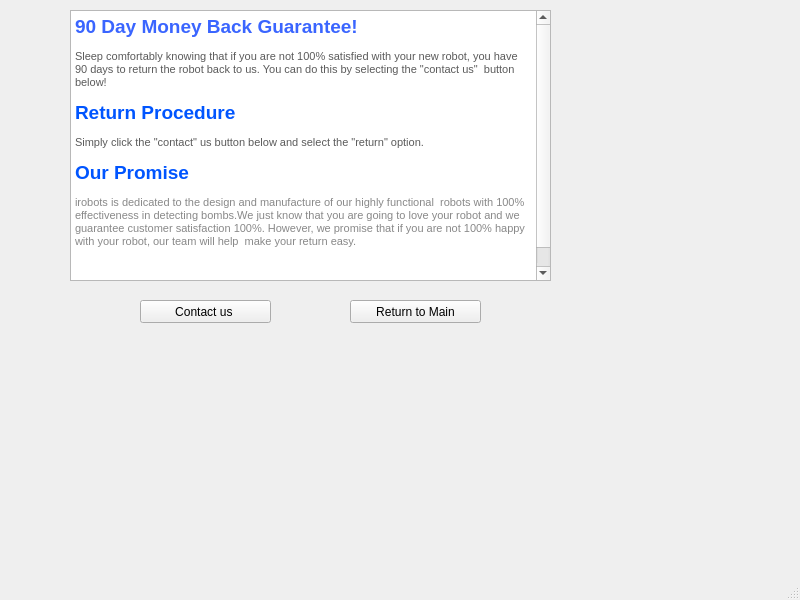
<?xml version="1.0" encoding="UTF-8"?>
<ui version="4.0">
 <class>MainWindow</class>
 <widget class="QMainWindow" name="MainWindow">
  <property name="geometry">
   <rect>
    <x>0</x>
    <y>0</y>
    <width>800</width>
    <height>600</height>
   </rect>
  </property>
  <property name="windowTitle">
   <string>MainWindow</string>
  </property>
  <widget class="QWidget" name="centralwidget">
   <widget class="QTextEdit" name="MoneyBackG">
    <property name="geometry">
     <rect>
      <x>70</x>
      <y>10</y>
      <width>481</width>
      <height>271</height>
     </rect>
    </property>
    <property name="html">
     <string>&lt;!DOCTYPE HTML PUBLIC &quot;-//W3C//DTD HTML 4.0//EN&quot; &quot;http://www.w3.org/TR/REC-html40/strict.dtd&quot;&gt;
&lt;html&gt;&lt;head&gt;&lt;meta name=&quot;qrichtext&quot; content=&quot;1&quot; /&gt;&lt;style type=&quot;text/css&quot;&gt;
p, li { white-space: pre-wrap; }
&lt;/style&gt;&lt;/head&gt;&lt;body style=&quot; font-family:'MS Shell Dlg 2'; font-size:8.25pt; font-weight:400; font-style:normal;&quot;&gt;
&lt;p style=&quot; margin-top:12px; margin-bottom:12px; margin-left:0px; margin-right:0px; -qt-block-indent:0; text-indent:0px;&quot;&gt;&lt;span style=&quot; font-size:14pt; font-weight:600; color:#3a65ff;&quot;&gt;90 Day Money Back Guarantee! &lt;/span&gt;&lt;/p&gt;
&lt;p style=&quot; margin-top:12px; margin-bottom:12px; margin-left:0px; margin-right:0px; -qt-block-indent:0; text-indent:0px;&quot;&gt;&lt;span style=&quot; color:#5a5a5a;&quot;&gt;Sleep comfortably knowing that if you are not 100% satisfied with your new robot, you have 90 days to return the robot back to us. You can do this by selecting the &amp;quot;contact us&amp;quot;  button below!&lt;/span&gt;&lt;/p&gt;
&lt;p style=&quot; margin-top:12px; margin-bottom:12px; margin-left:0px; margin-right:0px; -qt-block-indent:0; text-indent:0px;&quot;&gt;&lt;span style=&quot; font-size:14pt; font-weight:600; color:#0055ff;&quot;&gt;Return Procedure&lt;/span&gt;&lt;/p&gt;
&lt;p style=&quot; margin-top:12px; margin-bottom:12px; margin-left:0px; margin-right:0px; -qt-block-indent:0; text-indent:0px;&quot;&gt;&lt;span style=&quot; color:#5a5a5a;&quot;&gt;Simply click the &amp;quot;contact&amp;quot; us button below and select the &amp;quot;return&amp;quot; option. &lt;/span&gt;&lt;/p&gt;
&lt;p style=&quot; margin-top:12px; margin-bottom:12px; margin-left:0px; margin-right:0px; -qt-block-indent:0; text-indent:0px;&quot;&gt;&lt;span style=&quot; font-size:14pt; font-weight:600; color:#0055ff;&quot;&gt;Our Promise&lt;/span&gt;&lt;/p&gt;
&lt;p style=&quot; margin-top:12px; margin-bottom:12px; margin-left:0px; margin-right:0px; -qt-block-indent:0; text-indent:0px;&quot;&gt;&lt;span style=&quot; font-size:8pt; color:#888888;&quot;&gt;irobots is dedicated to the design and manufacture of our highly functional  robots with 100% effectiveness in detecting bombs.We just know that you are going to love your robot and we guarantee customer satisfaction 100%. However, we promise that if you are not 100% happy with your robot, our team will help  make your return easy.&lt;/span&gt;&lt;/p&gt;
&lt;p style=&quot;-qt-paragraph-type:empty; margin-top:12px; margin-bottom:12px; margin-left:0px; margin-right:0px; -qt-block-indent:0; text-indent:0px;&quot;&gt;&lt;br /&gt;&lt;/p&gt;
&lt;p style=&quot;-qt-paragraph-type:empty; margin-top:12px; margin-bottom:12px; margin-left:0px; margin-right:0px; -qt-block-indent:0; text-indent:0px; font-size:8pt; color:#888888;&quot;&gt;&lt;br /&gt;&lt;/p&gt;&lt;/body&gt;&lt;/html&gt;</string>
    </property>
   </widget>
   <widget class="QLabel" name="label">
    <property name="geometry">
     <rect>
      <x>580</x>
      <y>20</y>
      <width>151</width>
      <height>171</height>
     </rect>
    </property>
    <property name="text">
     <string/>
    </property>
    <property name="pixmap">
     <pixmap>../../Desktop/CS1C/Project1/thumbs-up-sign_1f44d.png</pixmap>
    </property>
   </widget>
   <widget class="QPushButton" name="pushButton">
    <property name="geometry">
     <rect>
      <x>140</x>
      <y>300</y>
      <width>131</width>
      <height>23</height>
     </rect>
    </property>
    <property name="text">
     <string>Contact us </string>
    </property>
   </widget>
   <widget class="QPushButton" name="pushButton_3">
    <property name="geometry">
     <rect>
      <x>350</x>
      <y>300</y>
      <width>131</width>
      <height>23</height>
     </rect>
    </property>
    <property name="text">
     <string>Return to Main</string>
    </property>
   </widget>
  </widget>
  <widget class="QMenuBar" name="menubar">
   <property name="geometry">
    <rect>
     <x>0</x>
     <y>0</y>
     <width>800</width>
     <height>21</height>
    </rect>
   </property>
  </widget>
  <widget class="QStatusBar" name="statusbar"/>
 </widget>
 <resources/>
 <connections/>
</ui>
